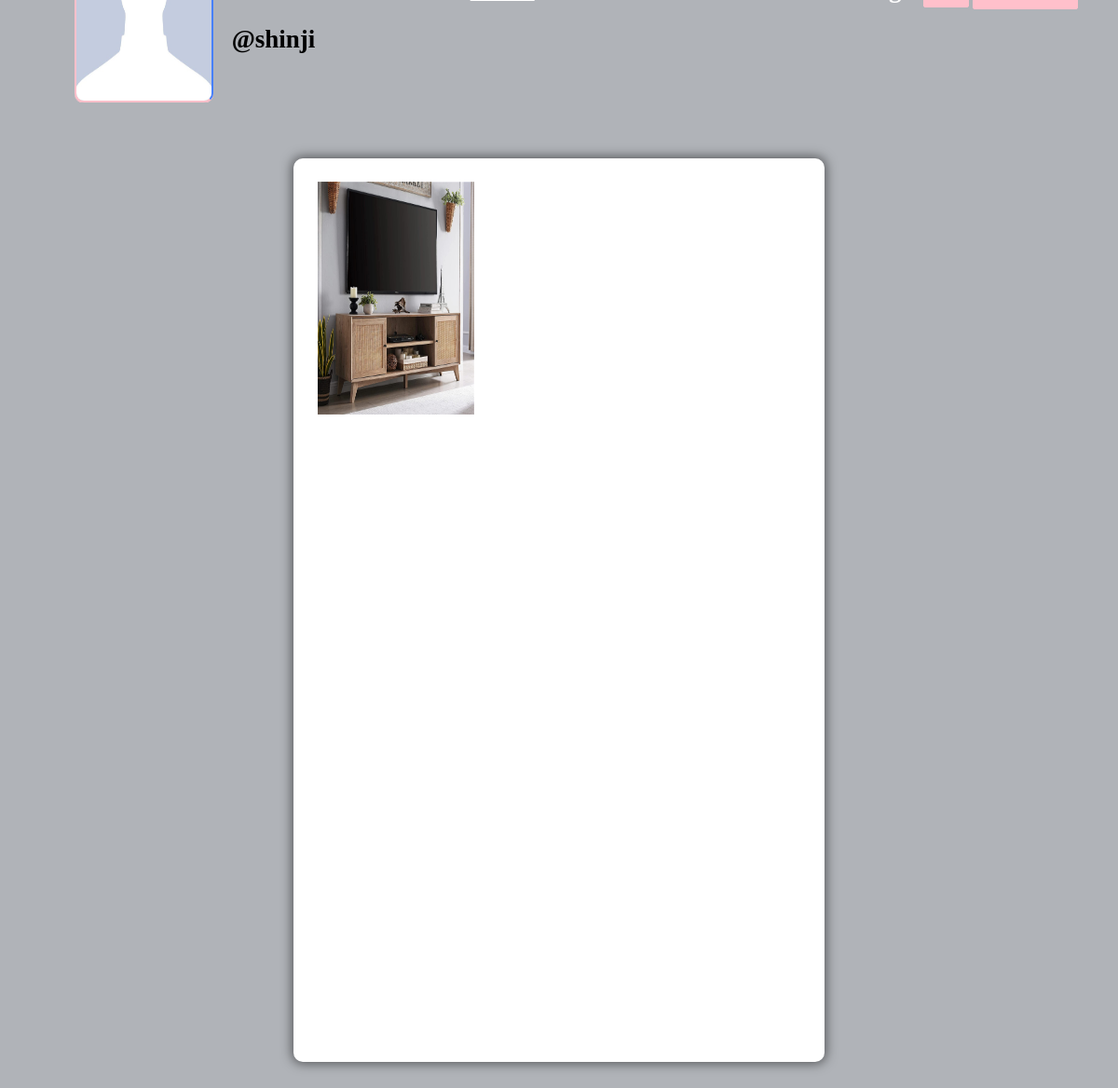
The app's page /profile/shinji (signed in) with its own data.
### core/models.py (models this page shows, shortened)
class Profile(models.Model):
    user = models.ForeignKey(User, on_delete=models.CASCADE)
    first_name = models.CharField(default='', max_length=250, blank=False)
    last_name = models.CharField(default='', max_length=250, blank=False)
    id_user = models.IntegerField()
    bio = models.TextField(blank=True)
    profile_img = models.ImageField(default='default.jpg', upload_to='profile_pics')
    location = models.CharField(max_length=100, blank=True)

class Post(models.Model):
    id = models.UUIDField(primary_key=True, default=uuid.uuid4)
    user = models.CharField(max_length=100)
    image = models.ImageField(upload_to='post_images')
    caption = models.TextField()
    created_at = models.DateTimeField(default=datetime.now)
    no_of_likes = models.IntegerField(default=0)

### core/views.py (the view)
# urls.py: path('profile/<str:pk>', profile_page, name='profile_page'),
@login_required(login_url='login')
def profile_page(request, pk):
    user_object = User.objects.get(username=pk)
    user_profile = Profile.objects.get(user=user_object)
    user_posts = Post.objects.filter(user=pk)
    user_post_length = len(user_posts)
    follower = request.user.username
    user = pk
    if FollowersCount.objects.filter(follower=follower, user=user).first():
        button_text = 'Unfollow'
    else:
        button_text = 'Follow'
    user_followers = len(FollowersCount.objects.filter(user=pk))
    user_following = len(FollowersCount.objects.filter(follower=pk))
    context = {
        'user_object': user_object,
        'user_profile': user_profile,
        'user_posts': user_posts,
        'user_post_length': user_post_length,
        'button_text': button_text,
        'user_followers': user_followers,
        'user_following': user_following
    }
    return render(request, 'core/profile.html', context)

### core/templates/core/profile.html (shortened to what this page needs)
<!DOCTYPE html>
{% load static %}
<html lang="en">
<head>
    <link rel="stylesheet" href="{% static 'css/main.min.css' %}">
    <link rel="stylesheet" href="{% static 'css/style.css' %}">
    <link rel="stylesheet" href="{% static 'css/color.css' %}">
    <link rel="stylesheet" href="{% static 'css/responsive.css' %}">
</head>
<body>
<section>
    <div class="feature-photo">
        <figure><img src="{% static 'images/resources/timeline-1.jpg' %}" alt=""></figure>
        <form action="/follow/" method="POST">
            <div class="add-btn">
                {% if user_object.username != user.username %}
                <a href="/{{user_profile.user.username}}/chat" class="header-links-item">
                                    </a>
                {% endif %}
                {% if user_object.username == user.username %}
                <a href="{% url 'settings' %}">Account settings</a>
                {% else %}
                <a href="/follow" data-ripple="">
                    <button style="background-color: #ffc0cb; border: #ffc0cb;" type="submit">{{ button_text }}</button>
                </a>
                {% endif %}
            </div>
        </form>
        <div class="container-fluid">
            <div class="row merged">
                <div class="col-lg-2 col-sm-3">
                    <div class="user-avatar">
                        <figure>
                            <img src="{{ user_profile.profile_img.url }}" style="height: 250px; width: 100%;" alt="">
                        </figure>
                    </div>
                </div>
                <div class="col-lg-10 col-sm-9">
                    <div class="timeline-info">
                        <ul>
                            <li class="admin-name">
                                <h5 style="color: black;white-space: nowrap; width: 110px; font-size: 27px;"><b>@{{user_profile.user.username}}</b>
                                </h5>
                            </li>
                        </ul>
                    </div>
                </div>
            </div>
        </div>
    </div>
</section>
<section>
    <div class="gap gray-bg">
        <div class="container-fluid">
            <div class="row">
                <div class="col-lg-12">
                    <div class="row" id="page-contents">
                        <div class="col-lg-3">
                            <aside class="sidebar static">
                            </aside>
                        </div>
                        <div class="col-lg-6">
                            <div class="central-meta">
                                <ul class="photos">
                                    {% for post in user_posts %}
                                    <li>
                                        <a class="strip"
                                           href="{{ post.image.url }}"
                                           title="" data-strip-group="mygroup" data-strip-group-options="loop: false">
                                            <img src="{{ post.image.url }}"
                                                 style="height: 250px; width: 300px;" alt=""></a>
                                    </li>
                                    {% endfor %}
                                </ul>
                            </div>
                        </div>
                        <div class="col-lg-3">
                            <aside class="sidebar static">
                            </aside>
                        </div>
                    </div>
                </div>
            </div>
        </div>
    </div>
</section>
</body>
</html>

### static/css/color.css (style rules this page uses)
#nprogress .bar, .timeline-info > ul li a::before, .add-btn > a, .activitiez > li::before, form button, .colla-apps > li a:hover, a.underline:before, .setting-row input:checked + label, .user-avatar:hover .edit-phto, .error-meta > a, .color-bg, .add-butn, .nav.nav-tabs.likes-btn > li a.active, a.dislike-btn, .drop > a:hover, .btn-view.btn-load-more:hover, .accordion .card h5 button[aria-expanded="true"], .chat-head, .f-page > figure em, .inbox-panel-head > ul > li > a, .nav-tabs--left .nav-link.active, .nav-tabs--left .nav-link.active:hover, footer .widget-title h4::before, #topcontrol, .sidebar .widget-title::before, .f-title::before, .g-post-classic > figure > i::after, .purify > a, .help-list > a:hover, .open-position::before, .info > a, .category-box:hover, .category-box.selected, a.main-btn, .section-heading::before, .getquot-baner, .more-branches > h4::before, .is-helpful > a, .cart-optionz > li > a:hover, .paginationz > li a:hover, .paginationz > li a.active, .shopping-cart, a.btn2:hover, .form-submit > input[type="submit"], button.submit-checkout, .delete-cart:hover, .proceed .button, .amount-area .update-cart, a.addnewforum, .apply-bttons > a { background: orange; }

### static/css/responsive.css (style rules this page uses)
@media screen and (max-width: 1281px) and (min-width: 1024px) { .photos > li { min-width: 32.2%; width: 32.2%; } }
@media screen and (max-width: 1281px) and (min-width: 1024px) { .timeline-info { line-height: 51px; } }
@media screen and (max-width: 1281px) and (min-width: 1024px) { .timeline-info .admin-name > h5 { font-size: 20px; } }
@media screen and (max-width: 1281px) and (min-width: 1024px) { .user-avatar { width: 80.2% } }

### records on screen
Profile: profile_img (placeholder picture), user.username "shinji"
Post: image (picture)
